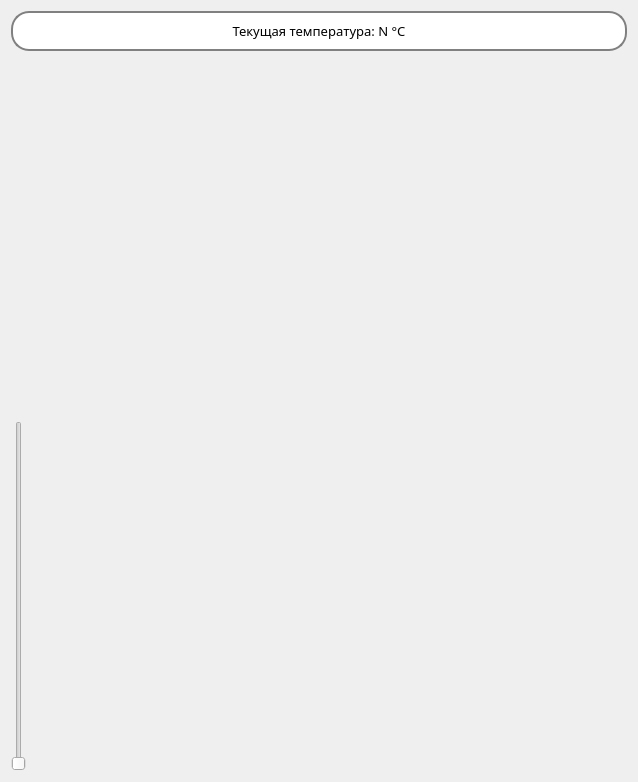
<?xml version="1.0" encoding="UTF-8"?>
<ui version="4.0">
 <class>Form</class>
 <widget class="QWidget" name="Form">
  <property name="geometry">
   <rect>
    <x>0</x>
    <y>0</y>
    <width>638</width>
    <height>782</height>
   </rect>
  </property>
  <property name="windowTitle">
   <string>Form</string>
  </property>
  <property name="styleSheet">
   <string notr="true">font:  63 10pt &quot;Segoe UI Semibold&quot;;</string>
  </property>
  <layout class="QVBoxLayout" name="verticalLayout">
   <item>
    <widget class="QLabel" name="label">
     <property name="sizePolicy">
      <sizepolicy hsizetype="Expanding" vsizetype="Fixed">
       <horstretch>0</horstretch>
       <verstretch>0</verstretch>
      </sizepolicy>
     </property>
     <property name="minimumSize">
      <size>
       <width>0</width>
       <height>40</height>
      </size>
     </property>
     <property name="font">
      <font>
       <family>Segoe UI Semibold</family>
       <pointsize>10</pointsize>
       <weight>7</weight>
       <italic>false</italic>
       <bold>false</bold>
      </font>
     </property>
     <property name="styleSheet">
      <string notr="true">border: 2px solid grey;
border-radius: 18px;
background: white</string>
     </property>
     <property name="text">
      <string>Текущая температура: N °C</string>
     </property>
     <property name="alignment">
      <set>Qt::AlignCenter</set>
     </property>
    </widget>
   </item>
   <item>
    <layout class="QHBoxLayout" name="horizontalLayout">
     <property name="topMargin">
      <number>5</number>
     </property>
     <item>
      <spacer name="horizontalSpacer">
       <property name="orientation">
        <enum>Qt::Horizontal</enum>
       </property>
       <property name="sizeHint" stdset="0">
        <size>
         <width>40</width>
         <height>20</height>
        </size>
       </property>
      </spacer>
     </item>
     <item>
      <spacer name="horizontalSpacer_2">
       <property name="orientation">
        <enum>Qt::Horizontal</enum>
       </property>
       <property name="sizeHint" stdset="0">
        <size>
         <width>40</width>
         <height>20</height>
        </size>
       </property>
      </spacer>
     </item>
    </layout>
   </item>
   <item>
    <spacer name="verticalSpacer">
     <property name="orientation">
      <enum>Qt::Vertical</enum>
     </property>
     <property name="sizeHint" stdset="0">
      <size>
       <width>20</width>
       <height>40</height>
      </size>
     </property>
    </spacer>
   </item>
   <item>
    <widget class="QSlider" name="slider">
     <property name="sizePolicy">
      <sizepolicy hsizetype="Fixed" vsizetype="Fixed">
       <horstretch>0</horstretch>
       <verstretch>0</verstretch>
      </sizepolicy>
     </property>
     <property name="minimumSize">
      <size>
       <width>0</width>
       <height>350</height>
      </size>
     </property>
     <property name="orientation">
      <enum>Qt::Vertical</enum>
     </property>
    </widget>
   </item>
  </layout>
 </widget>
 <resources/>
 <connections/>
</ui>
